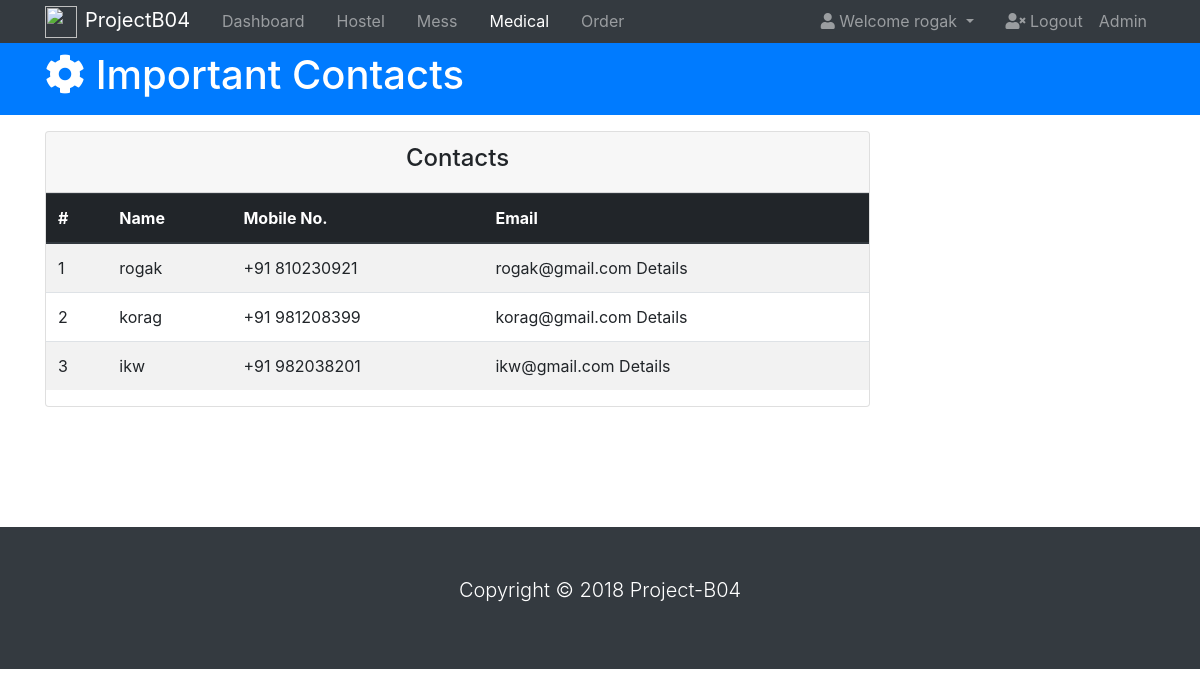
Screenshot of /dashboard/contacts/ (signed in) with the database file from the repository.
### dashboard/models.py (models this page shows, shortened)
class ImportantContacts(models.Model):
    name = models.CharField(max_length = 30, blank = False)
    mobile = models.CharField(max_length = 13, blank = False)
    email = models.EmailField(max_length = 70, blank = False)

### dashboard/views.py (the view)
@login_required
def contacts(request):
    imp_contacts = get_list_or_404(ImportantContacts, )
    return render(request, 'dashboard/important_contacts.html', {
        'imp_contacts': imp_contacts
    })

### dashboard/templates/dashboard/important_contacts.html (shortened to what this page needs)
<!DOCTYPE html>
<html lang="en">
<head>
  <link rel="stylesheet" href="https://use.fontawesome.com/releases/v5.0.13/css/all.css"
>
  <link rel="stylesheet" href="https://stackpath.bootstrapcdn.com/bootstrap/4.1.1/css/bootstrap.min.css"
>
</head>
<body>
  <nav class="navbar navbar-expand-sm navbar-dark bg-dark p-0">
    <div class="container">
      <a href="index.html" class="navbar-brand"> <img src="https://upload.wikimedia.org/wikipedia/en/thumb/4/49/IIIT_Sri_City_Logo.png/220px-IIIT_Sri_City_Logo.png" style="width: 32px; height: 32px; margin-right: 8px;">ProjectB04</a>
      <div class="collapse navbar-collapse" id="navbarCollapse">
        <ul class="navbar-nav">
          <li class="nav-item px-2">
            <a href="{% url 'dashboard:dashboard_index' %}" class="nav-link">Dashboard</a>
          </li>
          <li class="nav-item px-2">
            <a href="hostel.html" class="nav-link">Hostel</a>
          </li>
          <li class="nav-item px-2">
            <a href="mess.html" class="nav-link">Mess</a>
          </li>
          <li class="nav-item px-2">
            <a href="medical.html" class="nav-link active">Medical</a>
          </li>
          <li class="nav-item px-2">
            <a href="{% url 'orders:orders_index' %}" class="nav-link">Order</a>
          </li>
        </ul>
        <ul class="navbar-nav ml-auto">
          <li class="nav-item dropdown mr-3">
            <a href="#" class="nav-link dropdown-toggle" data-toggle="dropdown">
              <i class="fas fa-user"></i> Welcome {{request.user}}
            </a>
          </li>
          <li class="nav-item">
            <a href="{% url 'accounts:student_logout' %}" class="nav-link">
              <i class="fas fa-user-times"></i> Logout
            </a>
          </li>
          <li class="nav-item">
            <a href="{% url 'admin:index' %}" class="nav-link">
               Admin
            </a>
          </li>
        </ul>
      </div>
    </div>
  </nav>
  <header id="main-header" class="py-2 bg-primary text-white">
    <div class="container">
      <div class="row">
        <div class="col-md-6">
          <h1>
            <i class="fas fa-cog"></i> Important Contacts</h1>
        </div>
      </div>
    </div>
  </header>
  <section id="posts">
    <center><div class="container">
      <div class="row">
        <div class="col-md-9">
          <div class="card">
            <div class="card-header">
              <h4>Contacts</h4>
            </div>
            <table class="table table-striped">
              <thead class="thead-dark">
                <tr>
                  <th>#</th>
                  <th>Name</th>
                  <th>Mobile No.</th>
                  <th>Email</th>
                </tr>
              </thead>
              <tbody>
                {% for data in imp_contacts %}
                <tr>
                  <td>{{ forloop.counter }}</td>
                  <td>{{data.name}}</td>
                  <td>{{data.mobile}}</td>
                  <td>{{data.email}}</i> Details
                  </a></td>
                </tr>
                {% endfor %}
              </tbody>
            </table>
          </div>
        </div>
      </div>
    </div>
  </center>
  </section>
  <br><br><br>
  <footer id="main-footer" class="bg-dark text-white mt-5 p-5">
    <div class="container">
      <div class="row">
        <div class="col">
          <p class="lead text-center">
            Copyright &copy;
            <span id="year"></span>
            Project-B04
          </p>
        </div>
      </div>
    </div>
  </footer>
</body>
</html>

### rows the page displays
ImportantContacts: name "rogak", mobile "+91 810230921", email "rogak@gmail.com"
ImportantContacts: name "korag", mobile "+91 981208399", email "korag@gmail.com"
ImportantContacts: name "ikw", mobile "+91 982038201", email "ikw@gmail.com"

### other values shown
{{ request.user }} "rogak"
